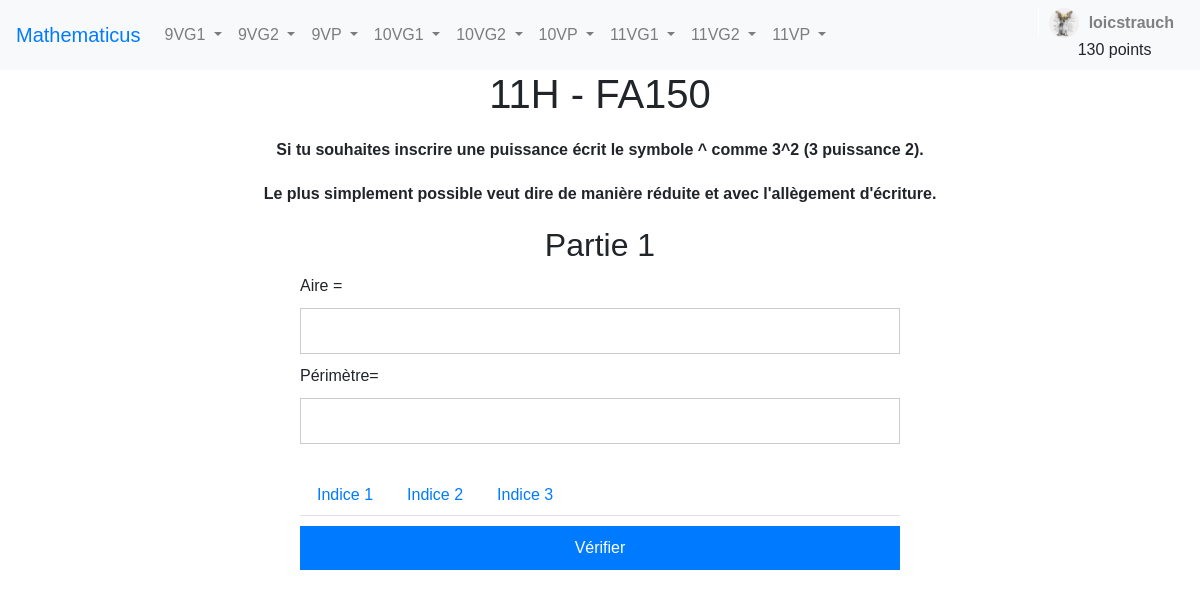
Page /exercice/11VG/FA150 (signed in) on the committed database.
### app.py (models this page shows, shortened)
class User(UserMixin, db.Model):
    __tablename__ = 'users'
    id = db.Column(db.Integer, primary_key=True)
    username = db.Column(db.String(50), unique=True, nullable=False)
    email = db.Column(db.String(128), unique=True, nullable=False)
    password_hash = db.Column(db.String(128), nullable=False)
    token = db.Column(db.Integer, default=False, nullable=False)
    is_confirmed = db.Column(db.Boolean, default=False)
    personnalisation = db.Column(db.Boolean, default=False)
    avatar = db.Column(db.String(50), nullable = True)
    points = db.Column(db.Integer, default=0)
    enseignant = db.Column(db.Boolean, default=False)
    nom_enseignant = db.Column(db.String(50), default="")
    validation_enseignant = db.Column(db.Boolean, default=False)
    exercises = db.relationship('Exercise', backref='user', lazy='dynamic')

### app.py (the view)
@login_required
@app.route('/exercice/<classe>/<titre_exercice>', methods=['GET'])
def exercice(classe, titre_exercice):
    titre = titre_exercice.replace(" ", "_").replace(".","_").replace("-", "_")
    chaine_exercice = titre+"_"+classe[:-2]+"H"
    donnee_exercice = getattr(donnee_exercices_livre, chaine_exercice)
    return render_template(f"exercice_livre.html", exercice=donnee_exercice, user=current_user)

### app.py (called while the page is built)
    @login_manager.user_loader
    def load_user(user_id):
        return db.session.get(User,(int(user_id)))

### templates/exercice_livre.html (shortened to what this page needs)
{% extends "model2.html" %}
{% block exercise %}
    <h1 class="titre_exercice_livre">{{ exercice.annee }} - {{ exercice.titre }}</h1>
    {% for message in exercice.message_aide %}
    <p class="message_aide">{{message}}</p>
    {% endfor %}
{% if exercice.type is not defined %}
  <form class="exercise-form" data-donnee="{{ exercice }}">
        {% for i in range(exercice.donnee|length) %}
            <h2>Partie {{ i+1 }}</h2>
            {% for j in range(exercice.donnee[i]|length) %}
                <label for="response_part{{i+1}}-input{{j+1}}">{{ exercice.donnee[i][j] }}</label>
                <input type="text" id="response_part{{i+1}}-input{{j+1}}" class="exercise-input">
            {% endfor %}
        {% endfor %}
        <div class="indices">
        <ul class="nav nav-tabs" id="indiceTab" role="tablist">
        {% for i in range(exercice.indices|length) %}
            <li class="nav-item">
                <a class="nav-link" id="indice{{i+1}}-tab" data-toggle="tab" href="#indice{{i+1}}" role="tab" aria-controls="indice{{i+1}}" aria-selected="false">Indice {{ i+1 }}</a>
            </li>
        {% endfor %}
        </ul>
        </div>
        <input type="submit" value="Vérifier" class="submit-button" id="submit">
    </form>
{% endif %}
{% endblock %}

### templates/navbar.html (shortened to what this page needs)
<nav class="navbar navbar-expand-lg navbar-light bg-light">
    <a class="navbar-brand" href="/dashboard">Mathematicus</a>
    <div class="collapse navbar-collapse" id="navbarNav">
      <ul class="navbar-nav">
        <li class="nav-item dropdown">
          <a class="nav-link dropdown-toggle" href="#" id="9VG1Dropdown" role="button" data-toggle="dropdown" aria-haspopup="true" aria-expanded="false">
            9VG1
          </a>
        </li>
        <li class="nav-item dropdown">
          <a class="nav-link dropdown-toggle" href="#" id="9VG2Dropdown" role="button" data-toggle="dropdown" aria-haspopup="true" aria-expanded="false">
            9VG2
          </a>
        </li>
        <li class="nav-item dropdown">
          <a class="nav-link dropdown-toggle" href="#" id="9VPDropdown" role="button" data-toggle="dropdown" aria-haspopup="true" aria-expanded="false">
            9VP
          </a>
        </li>
        <li class="nav-item dropdown">
          <a class="nav-link dropdown-toggle" href="#" id="10VG1Dropdown" role="button" data-toggle="dropdown" aria-haspopup="true" aria-expanded="false">
            10VG1
          </a>
        </li>
        <li class="nav-item dropdown">
          <a class="nav-link dropdown-toggle" href="#" id="10VG2Dropdown" role="button" data-toggle="dropdown" aria-haspopup="true" aria-expanded="false">
            10VG2
          </a>
        </li>
        <li class="nav-item dropdown">
          <a class="nav-link dropdown-toggle" href="#" id="10VPDropdown" role="button" data-toggle="dropdown" aria-haspopup="true" aria-expanded="false">
            10VP
          </a>
        </li>
        <li class="nav-item dropdown">
          <a class="nav-link dropdown-toggle" href="#" id="11VG1Dropdown" role="button" data-toggle="dropdown" aria-haspopup="true" aria-expanded="false">
            11VG1
          </a>
        </li>
        <li class="nav-item dropdown">
          <a class="nav-link dropdown-toggle" href="#" id="11VG2Dropdown" role="button" data-toggle="dropdown" aria-haspopup="true" aria-expanded="false">
            11VG2
          </a>
        </li>
        <li class="nav-item dropdown">
          <a class="nav-link dropdown-toggle" href="#" id="11VPDropdown" role="button" data-toggle="dropdown" aria-haspopup="true" aria-expanded="false">
            11VP
          </a>
        </li>
      </ul>
      <div class="user-menu">
        <a href="#" class="user-link">
       <img src="{{ url_for('static', filename='images/' + user.avatar) }}" alt="User Image" class="user-image">
       {{ user.username }}
        </a>
        <span class="points-nav" id="points_utilisateurs_nav">{{user.points}} points</span>
    </div>
    </div>
  </nav>

### static/navbar-style.css (style rules this page uses)
.navbar { background-color: #87CEFA; position: fixed; top:0; width: 100%; z-index: 3; }
.navbar-brand { color: #007bff !important; }
.user-menu { position: relative; display: inline-block; margin-left: auto; }
.user-menu a { color: grey; }
.user-link { display: flex; align-items: center; color: #fff; font-weight: bold; text-decoration: none; padding: 0 10px; border-left: 1px solid #fff; }
.user-image { width: 30px; height: 30px; border-radius: 50%; margin-right: 10px; }
.points-nav { padding-left:20px; margin-left:20px; }

### static/exercice_livre_style.css (style rules this page uses)
body { font-family: Arial, sans-serif; }
.titre_exercice_livre { text-align: center; margin-top: 70px; }
.exercise-form { max-width: 600px; margin: 0 auto; }
.exercise-form h2 { text-align: center; margin-top: 20px; }
.exercise-form label, .exercise-form input { display: block; width: 100%; margin: 10px 0; }
.exercise-input { padding: 10px; border: 1px solid #ccc; }
.indices { margin-top: 30px; }
.submit-button { display: block; padding: 10px 20px; background: #007bff; color: #fff; border: none; cursor: pointer; margin-top: 20px; }
.message_aide { margin-top:20px; text-align: center; font-weight: bold; }

### rows in the picture
User: avatar (picture), username "loicstrauch", points "130"

### other values in the picture
{{ exercice.annee }} "11H"
{{ exercice.titre }} "FA150"
{{ message }} "Si tu souhaites inscrire une puissance écrit le symbole ^ comme 3^2 (3 puissance 2)." "Le plus simplement possible veut dire de manière réduite et avec l'allègement d'écriture."
{{ i+1 }} "1"
{{ exercice.donnee[i][j] }} "Aire =" "Périmètre="
{{ i+1 }} "1" "2" "3"
